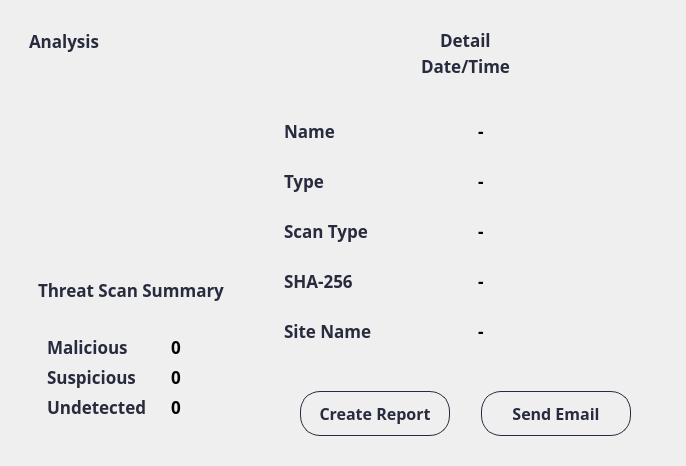
              <widget class="QWidget" name="widget_79" native="true">
               <property name="styleSheet">
                <string notr="true"/>
               </property>
               <layout class="QHBoxLayout" name="horizontalLayout_35">
                <item>
                 <widget class="QWidget" name="widget_84" native="true">
                  <layout class="QVBoxLayout" name="verticalLayout_52">
                   <item>
                    <widget class="QWidget" name="widget_87" native="true">
                     <layout class="QVBoxLayout" name="verticalLayout_70">
                      <item>
                       <widget class="QLabel" name="label_Analysis">
                        <property name="font">
                         <font>
                          <family>Bahnschrift SemiBold</family>
                          <pointsize>13</pointsize>
                          <weight>75</weight>
                          <bold>true</bold>
                         </font>
                        </property>
                        <property name="styleSheet">
                         <string notr="true">	color: rgba(40,43,61,255) ;</string>
                        </property>
                        <property name="text">
                         <string>Analysis</string>
                        </property>
                       </widget>
                      </item>
                     </layout>
                    </widget>
                   </item>
                   <item>
                    <widget class="QWidget" name="widget_89" native="true">
                     <property name="minimumSize">
                      <size>
                       <width>0</width>
                       <height>0</height>
                      </size>
                     </property>
                     <property name="maximumSize">
                      <size>
                       <width>16777215</width>
                       <height>500</height>
                      </size>
                     </property>
                     <layout class="QVBoxLayout" name="verticalLayout_53">
                      <item>
                       <widget class="QWidget" name="widget_88" native="true">
                        <layout class="QVBoxLayout" name="verticalLayout_54">
                         <item alignment="Qt::AlignHCenter|Qt::AlignTop">
                          <widget class="QLabel" name="image_analysis">
                           <property name="minimumSize">
                            <size>
                             <width>150</width>
                             <height>150</height>
                            </size>
                           </property>
                           <property name="maximumSize">
                            <size>
                             <width>150</width>
                             <height>150</height>
                            </size>
                           </property>
                           <property name="text">
                            <string/>
                           </property>
                           <property name="pixmap">
                            <pixmap>2.png</pixmap>
                           </property>
                           <property name="scaledContents">
                            <bool>true</bool>
                           </property>
                           <property name="alignment">
                            <set>Qt::AlignCenter</set>
                           </property>
                          </widget>
                         </item>
                        </layout>
                       </widget>
                      </item>
                     </layout>
                    </widget>
                   </item>
                   <item>
                    <widget class="QWidget" name="widget_33" native="true">
                     <layout class="QVBoxLayout" name="verticalLayout_60">
                      <item>
                       <widget class="QWidget" name="widget_86" native="true">
                        <layout class="QVBoxLayout" name="verticalLayout_62">
                         <item>
                          <widget class="QLabel" name="label_scanSummary_3">
                           <property name="font">
                            <font>
                             <family>Bahnschrift SemiBold</family>
                             <pointsize>13</pointsize>
                             <weight>75</weight>
                             <bold>true</bold>
                            </font>
                           </property>
                           <property name="styleSheet">
                            <string notr="true">	color: rgba(40,43,61,255) ;</string>
                           </property>
                           <property name="text">
                            <string>Threat Scan Summary</string>
                           </property>
                          </widget>
                         </item>
                        </layout>
                       </widget>
                      </item>
                      <item>
                       <widget class="QWidget" name="widget_97" native="true">
                        <layout class="QHBoxLayout" name="horizontalLayout_15">
                         <item>
                          <widget class="QWidget" name="widget_98" native="true">
                           <property name="minimumSize">
                            <size>
                             <width>100</width>
                             <height>100</height>
                            </size>
                           </property>
                           <layout class="QVBoxLayout" name="verticalLayout_61">
                            <item>
                             <widget class="QLabel" name="label_malicious">
                              <property name="minimumSize">
                               <size>
                                <width>0</width>
                                <height>0</height>
                               </size>
                              </property>
                              <property name="font">
                               <font>
                                <family>Bahnschrift SemiBold</family>
                                <pointsize>13</pointsize>
                                <weight>75</weight>
                                <bold>true</bold>
                               </font>
                              </property>
                              <property name="styleSheet">
                               <string notr="true">	color: rgba(40,43,61,255) ;</string>
                              </property>
                              <property name="text">
                               <string>Malicious</string>
                              </property>
                             </widget>
                            </item>
                            <item>
                             <widget class="QLabel" name="label_suspicious">
                              <property name="minimumSize">
                               <size>
                                <width>0</width>
                                <height>0</height>
                               </size>
                              </property>
                              <property name="font">
                               <font>
                                <family>Bahnschrift SemiBold</family>
                                <pointsize>13</pointsize>
                                <weight>75</weight>
                                <bold>true</bold>
                               </font>
                              </property>
                              <property name="styleSheet">
                               <string notr="true">	color: rgba(40,43,61,255) ;</string>
                              </property>
                              <property name="text">
                               <string>Suspicious</string>
                              </property>
                             </widget>
                            </item>
                            <item>
                             <widget class="QLabel" name="label_undetected">
                              <property name="minimumSize">
                               <size>
                                <width>0</width>
                                <height>0</height>
                               </size>
                              </property>
                              <property name="font">
                               <font>
                                <family>Bahnschrift SemiBold</family>
                                <pointsize>13</pointsize>
                                <weight>75</weight>
                                <bold>true</bold>
                               </font>
                              </property>
                              <property name="styleSheet">
                               <string notr="true">	color: rgba(40,43,61,255) ;</string>
                              </property>
                              <property name="text">
                               <string>Undetected</string>
                              </property>
                             </widget>
                            </item>
                           </layout>
                          </widget>
                         </item>
                         <item>
                          <widget class="QWidget" name="widget_99" native="true">
                           <layout class="QVBoxLayout" name="verticalLayout_63">
                            <item>
                             <widget class="QLabel" name="label_maliciousResult">
                              <property name="font">
                               <font>
                                <family>Bahnschrift SemiBold</family>
                                <pointsize>13</pointsize>
                                <weight>75</weight>
                                <bold>true</bold>
                               </font>
                              </property>
                              <property name="text">
                               <string>0</string>
                              </property>
                             </widget>
                            </item>
                            <item>
                             <widget class="QLabel" name="label_suspiciousResult">
                              <property name="font">
                               <font>
                                <family>Bahnschrift SemiBold</family>
                                <pointsize>13</pointsize>
                                <weight>75</weight>
                                <bold>true</bold>
                               </font>
                              </property>
                              <property name="text">
                               <string>0</string>
                              </property>
                             </widget>
                            </item>
                            <item>
                             <widget class="QLabel" name="label_undetectedResult">
                              <property name="font">
                               <font>
                                <family>Bahnschrift SemiBold</family>
                                <pointsize>13</pointsize>
                                <weight>75</weight>
                                <bold>true</bold>
                               </font>
                              </property>
                              <property name="text">
                               <string>0</string>
                              </property>
                             </widget>
                            </item>
                           </layout>
                          </widget>
                         </item>
                        </layout>
                       </widget>
                      </item>
                     </layout>
                    </widget>
                   </item>
                  </layout>
                 </widget>
                </item>
                <item>
                 <widget class="QWidget" name="widget_85" native="true">
                  <layout class="QVBoxLayout" name="verticalLayout_55">
                   <item alignment="Qt::AlignHCenter">
                    <widget class="QWidget" name="widget_91" native="true">
                     <property name="minimumSize">
                      <size>
                       <width>400</width>
                       <height>65</height>
                      </size>
                     </property>
                     <property name="maximumSize">
                      <size>
                       <width>400</width>
                       <height>65</height>
                      </size>
                     </property>
                     <layout class="QVBoxLayout" name="verticalLayout_56">
                      <item alignment="Qt::AlignHCenter">
                       <widget class="QLabel" name="label_scanDetail">
                        <property name="font">
                         <font>
                          <family>Bahnschrift SemiBold</family>
                          <pointsize>13</pointsize>
                          <weight>75</weight>
                          <bold>true</bold>
                         </font>
                        </property>
                        <property name="styleSheet">
                         <string notr="true">	color: rgba(40,43,61,255) ;</string>
                        </property>
                        <property name="text">
                         <string>Detail</string>
                        </property>
                       </widget>
                      </item>
                      <item alignment="Qt::AlignHCenter">
                       <widget class="QLabel" name="label_dateTimeDetail">
                        <property name="font">
                         <font>
                          <family>Bahnschrift SemiBold</family>
                          <pointsize>13</pointsize>
                          <weight>75</weight>
                          <bold>true</bold>
                         </font>
                        </property>
                        <property name="styleSheet">
                         <string notr="true">	color: rgba(40,43,61,255) ;</string>
                        </property>
                        <property name="text">
                         <string>Date/Time</string>
                        </property>
                       </widget>
                      </item>
                     </layout>
                    </widget>
                   </item>
                   <item>
                    <widget class="QWidget" name="widget_92" native="true">
                     <property name="minimumSize">
                      <size>
                       <width>0</width>
                       <height>280</height>
                      </size>
                     </property>
                     <property name="maximumSize">
                      <size>
                       <width>16777215</width>
                       <height>280</height>
                      </size>
                     </property>
                     <layout class="QHBoxLayout" name="horizontalLayout_37">
                      <item>
                       <widget class="QWidget" name="widget_94" native="true">
                        <property name="minimumSize">
                         <size>
                          <width>0</width>
                          <height>0</height>
                         </size>
                        </property>
                        <property name="font">
                         <font>
                          <family>Bahnschrift SemiBold</family>
                          <pointsize>11</pointsize>
                          <weight>75</weight>
                          <bold>true</bold>
                         </font>
                        </property>
                        <property name="styleSheet">
                         <string notr="true">	color: rgba(40,43,61,255) ;	color: rgba(40,43,61,255) ;</string>
                        </property>
                        <layout class="QVBoxLayout" name="verticalLayout_57">
                         <item>
                          <widget class="QLabel" name="label_namefile">
                           <property name="font">
                            <font>
                             <family>Bahnschrift SemiBold</family>
                             <pointsize>13</pointsize>
                             <weight>75</weight>
                             <bold>true</bold>
                            </font>
                           </property>
                           <property name="text">
                            <string>Name</string>
                           </property>
                          </widget>
                         </item>
                         <item>
                          <widget class="QLabel" name="label_typeFile">
                           <property name="font">
                            <font>
                             <family>Bahnschrift SemiBold</family>
                             <pointsize>13</pointsize>
                             <weight>75</weight>
                             <bold>true</bold>
                            </font>
                           </property>
                           <property name="text">
                            <string>Type</string>
                           </property>
                          </widget>
                         </item>
                         <item>
                          <widget class="QLabel" name="label_typeScan">
                           <property name="font">
                            <font>
                             <family>Bahnschrift SemiBold</family>
                             <pointsize>13</pointsize>
                             <weight>75</weight>
                             <bold>true</bold>
                            </font>
                           </property>
                           <property name="styleSheet">
                            <string notr="true">	color: rgba(40,43,61,255) ;</string>
                           </property>
                           <property name="text">
                            <string>Scan Type</string>
                           </property>
                          </widget>
                         </item>
                         <item>
                          <widget class="QLabel" name="label_sha256">
                           <property name="font">
                            <font>
                             <family>Bahnschrift SemiBold</family>
                             <pointsize>13</pointsize>
                             <weight>75</weight>
                             <bold>true</bold>
                            </font>
                           </property>
                           <property name="styleSheet">
                            <string notr="true">	color: rgba(40,43,61,255) ;</string>
                           </property>
                           <property name="text">
                            <string>SHA-256</string>
                           </property>
                          </widget>
                         </item>
                         <item>
                          <widget class="QLabel" name="label_siteName">
                           <property name="font">
                            <font>
                             <family>Bahnschrift SemiBold</family>
                             <pointsize>13</pointsize>
                             <weight>75</weight>
                             <bold>true</bold>
                            </font>
                           </property>
                           <property name="styleSheet">
                            <string notr="true">	color: rgba(40,43,61,255) ;</string>
                           </property>
                           <property name="text">
                            <string>Site Name</string>
                           </property>
                          </widget>
                         </item>
                        </layout>
                       </widget>
                      </item>
                      <item>
                       <widget class="QWidget" name="widget_95" native="true">
                        <layout class="QVBoxLayout" name="verticalLayout_58">
                         <item>
                          <widget class="QLabel" name="label_namefileResult">
                           <property name="font">
                            <font>
                             <family>Bahnschrift SemiBold</family>
                             <pointsize>13</pointsize>
                             <weight>75</weight>
                             <bold>true</bold>
                            </font>
                           </property>
                           <property name="text">
                            <string>-</string>
                           </property>
                          </widget>
                         </item>
                         <item>
                          <widget class="QLabel" name="label_typeFileResult">
                           <property name="font">
                            <font>
                             <family>Bahnschrift SemiBold</family>
                             <pointsize>13</pointsize>
                             <weight>75</weight>
                             <bold>true</bold>
                            </font>
                           </property>
                           <property name="text">
                            <string>-</string>
                           </property>
                          </widget>
                         </item>
                         <item>
                          <widget class="QLabel" name="label_typeScanResult">
                           <property name="font">
                            <font>
                             <family>Bahnschrift SemiBold</family>
                             <pointsize>13</pointsize>
                             <weight>75</weight>
                             <bold>true</bold>
                            </font>
                           </property>
                           <property name="text">
                            <string>-</string>
                           </property>
                          </widget>
                         </item>
                         <item>
                          <widget class="QLabel" name="label_sha256Result">
                           <property name="font">
                            <font>
                             <family>Bahnschrift SemiBold</family>
                             <pointsize>13</pointsize>
                             <weight>75</weight>
                             <bold>true</bold>
                            </font>
                           </property>
                           <property name="text">
                            <string>-</string>
                           </property>
                          </widget>
                         </item>
                         <item>
                          <widget class="QLabel" name="label_siteNameResult">
                           <property name="font">
                            <font>
                             <family>Bahnschrift SemiBold</family>
                             <pointsize>13</pointsize>
                             <weight>75</weight>
                             <bold>true</bold>
                            </font>
                           </property>
                           <property name="text">
                            <string>-</string>
                           </property>
                          </widget>
                         </item>
                        </layout>
                       </widget>
                      </item>
                     </layout>
                    </widget>
                   </item>
                   <item>
                    <widget class="QWidget" name="widget_93" native="true">
                     <layout class="QHBoxLayout" name="horizontalLayout_38">
                      <item>
                       <widget class="QPushButton" name="btn_createReport">
                        <property name="minimumSize">
                         <size>
                          <width>150</width>
                          <height>45</height>
                         </size>
                        </property>
                        <property name="maximumSize">
                         <size>
                          <width>150</width>
                          <height>40</height>
                         </size>
                        </property>
                        <property name="font">
                         <font>
                          <family>Bahnschrift SemiBold</family>
                          <pointsize>12</pointsize>
                          <weight>75</weight>
                          <bold>true</bold>
                         </font>
                        </property>
                        <property name="cursor">
                         <cursorShape>PointingHandCursor</cursorShape>
                        </property>
                        <property name="styleSheet">
                         <string notr="true">QPushButton {    
    border: 1px solid rgba(40,43,61,255) ;
    border-radius: 20px;
    padding: 5px 10px;
	color: rgba(40,43,61,255) ;
}

QPushButton:hover {
    background-color: ;
}
</string>
                        </property>
                        <property name="text">
                         <string>Create Report</string>
                        </property>
                       </widget>
                      </item>
                      <item>
                       <widget class="QPushButton" name="btn_sendEmail">
                        <property name="minimumSize">
                         <size>
                          <width>150</width>
                          <height>45</height>
                         </size>
                        </property>
                        <property name="maximumSize">
                         <size>
                          <width>150</width>
                          <height>40</height>
                         </size>
                        </property>
                        <property name="font">
                         <font>
                          <family>Bahnschrift SemiBold</family>
                          <pointsize>12</pointsize>
                          <weight>75</weight>
                          <bold>true</bold>
                         </font>
                        </property>
                        <property name="cursor">
                         <cursorShape>PointingHandCursor</cursorShape>
                        </property>
                        <property name="styleSheet">
                         <string notr="true">QPushButton {    
    border: 1px solid rgba(40,43,61,255) ;
    border-radius: 20px;
    padding: 5px 10px;
	color: rgba(40,43,61,255) ;
}

QPushButton:hover {
    background-color: ;
}
</string>
                        </property>
                        <property name="text">
                         <string>Send Email</string>
                        </property>
                       </widget>
                      </item>
                     </layout>
                    </widget>
                   </item>
                  </layout>
                 </widget>
                </item>
               </layout>
              </widget>
